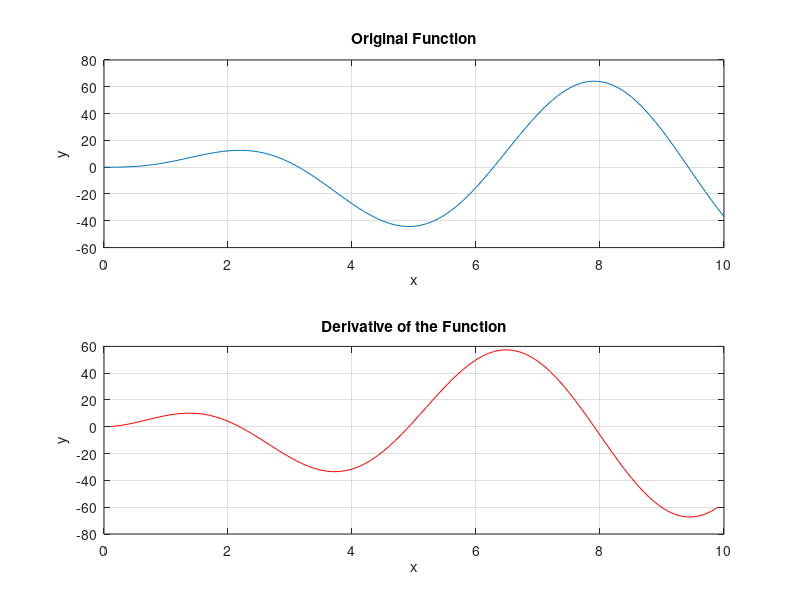

MATLAB code for this plot:
% Derivative of a function
% Set up an x array from 0 to 10 with an increment of 0.01
x = 0:0.1:10;
y = 5*x.^2.*exp(-0.2*x).*sin(x);

% Find the central difference estimate of the derivative
n = length(x);
der = (y(3:n)-y(1:n-2))./(x(3:n)-x(1:n-2));

% Plot the original function
subplot(2,1,1)
plot(x,y)
grid on
title('Original Function')
xlabel("x")
ylabel("y")

subplot(2,1,2)
plot(x(2:n-1),der,'r')
grid on
title('Derivative of the Function')
xlabel("x")
ylabel("y")
